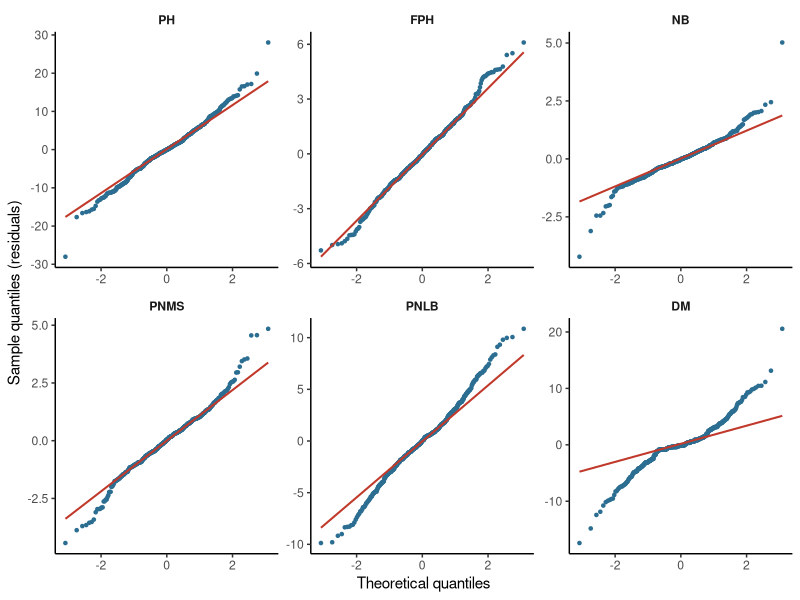
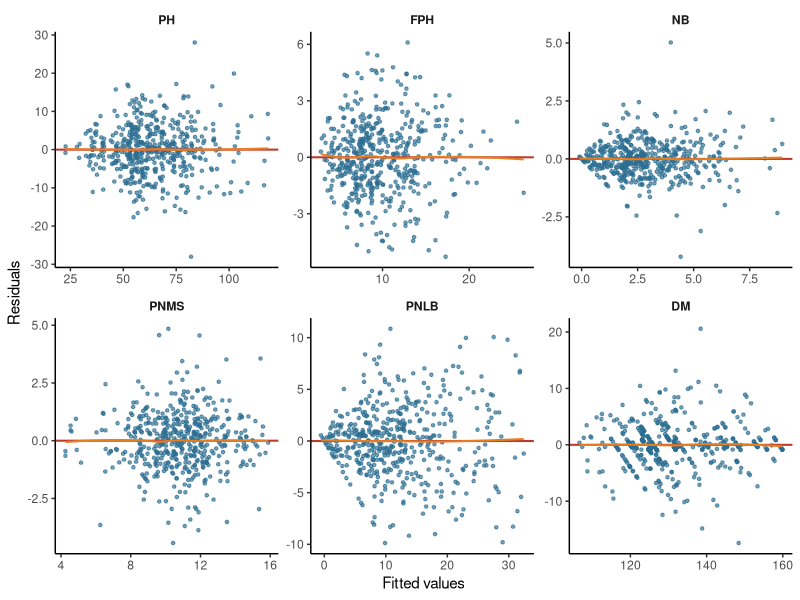
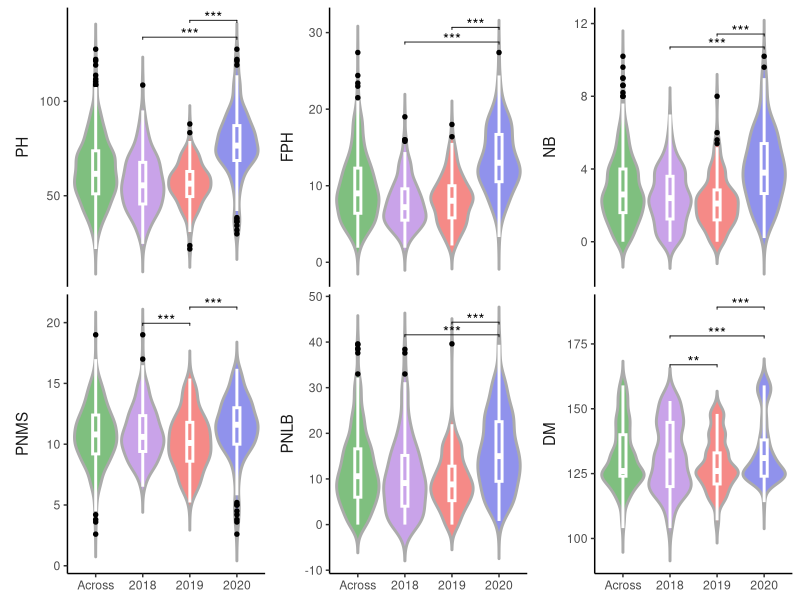

Write the R code that produced these figures, in order.
###############################################################################################
###               Multi-trait selection defines a plant-architecture ideotype               ###
###                           for soybean in the Russian Far East                           ###
###                                                                                         ###
###                                       ----------                                        ###
###                Script 03: Descriptive statistics and analysis of variance               ###
###                                                                                         ###
###                            R script by Yawar Habib, Skoltech                            ###
###           Center for Bio and Medical Technologies, ORCID 0009-0008-1812-3910            ###
###############################################################################################

######### PURPOSE #############################################################################
## Descriptive statistics for the six architecture traits, the combined analysis of variance
## across the three years, the model assumption diagnostics, and the year-to-year comparison
## of trait distributions.
##
## Model: trait ~ Year + Year:Replication + Genotype + Year:Genotype
## Type III sums of squares under the sum-to-zero constraint, because the replication is
## unbalanced (two to three replicates per genotype-year cell) and the genotype x year
## interaction is significant for every trait.

######### DATA ################################################################################
## data/Architecture_63genotypes_2018_2020_clean.csv  (see script 01)

######### OUTPUT ##############################################################################
## Table 1        output/tables/Table_descriptive_statistics_architecture.csv
## Table 2        output/tables/Table_ANOVA_architecture.csv
## Figure 2       output/figures/Figure_trait_distribution_across_years.tiff
## Supplementary  output/figures/Supplementary_QQ_plots.tiff
## Supplementary  output/figures/Supplementary_Residual_vs_Fitted.tiff

######### PREPARATION OF THE WORKING INTERFACE IN R ###########################################
### I. Set working directory
# Set the working directory to the root of this repository, i.e. the folder that contains
# the data/, Scripts/ and output/ folders.
# On RStudio: tab 'Session' -> Set Working Directory -> Choose Directory.

### II. R packages needed for the analysis
# dplyr, tidyr, psych, car, emmeans, ggplot2, ggpubr

### III. Initialisation of the working space
# To erase all graphs
graphics.off()
# To erase objects from the working space - Clean up of the memory
rm(list = ls())
gc()

library(dplyr)
library(tidyr)
library(psych)
library(car)
library(emmeans)
library(ggplot2)
library(ggpubr)

dir.create("output/tables",  recursive = TRUE, showWarnings = FALSE)
dir.create("output/figures", recursive = TRUE, showWarnings = FALSE)

Architecture_data <- read.csv("data/Architecture_63genotypes_2018_2020_clean.csv", header = TRUE) %>%
  mutate(
    Year        = as.factor(Year),
    Replication = as.factor(Replication),
    Genotype    = as.factor(Genotype)
  )

######### CANONICAL TRAIT DEFINITIONS #########################################################
## six traits, DF removed
architecture_traits <- c("Height", "First_pod_height", "No_branches",
                         "No_ProdNodes_MainStem", "No_ProdNodes_LateralBranches",
                         "Vegetation_period")

trait_labels <- c(
  Height                       = "Plant height",
  First_pod_height             = "First pod height",
  No_branches                  = "Number of branches",
  No_ProdNodes_MainStem        = "Productive nodes on main stem",
  No_ProdNodes_LateralBranches = "Productive nodes on lateral branches",
  Vegetation_period            = "Days to maturity"
)

trait_abbreviations <- c(
  Height                       = "PH",
  First_pod_height             = "FPH",
  No_branches                  = "NB",
  No_ProdNodes_MainStem        = "PNMS",
  No_ProdNodes_LateralBranches = "PNLB",
  Vegetation_period            = "DM"
)

str(Architecture_data)

######### DESCRIPTIVE STATISTICS ##############################################################
descriptive_table_for_word <- describe(Architecture_data[, architecture_traits]) %>%
  as.data.frame() %>%
  mutate(
    Trait    = trait_labels[architecture_traits],
    `CV (%)` = round(sd / mean * 100, 2)
  ) %>%
  transmute(
    Trait,
    Mean      = round(mean, 2),
    SD        = round(sd, 2),
    Min       = round(min, 2),
    Max       = round(max, 2),
    Skewness  = round(skew, 2),
    Kurtosis  = round(kurtosis, 2),
    `CV (%)`
  )

descriptive_table_for_word

write.csv(descriptive_table_for_word,
          "output/tables/Table_descriptive_statistics_architecture.csv", row.names = FALSE)

######### COMBINED ANALYSIS OF VARIANCE #######################################################
## Type III sums of squares are only meaningful under sum-to-zero contrasts, so
## the contrast option is set before the models are fitted and restored after.
previous_contrasts <- options(contrasts = c("contr.sum", "contr.poly"))

## store the fitted lm models (needed for both ANOVA tables AND residual diagnostics)
fitted_models <- lapply(architecture_traits, function(trait_name) {
  model_formula <- as.formula(
    paste0(trait_name, " ~ Year + Year:Replication + Genotype + Year:Genotype")
  )
  lm(model_formula, data = Architecture_data)
})
names(fitted_models) <- architecture_traits

combined_anova_results <- lapply(fitted_models, function(m) Anova(m, type = "III"))

options(previous_contrasts)

combined_anova_results[["Height"]]

######### ANOVA SUMMARY TABLE #################################################################
add_stars <- function(p) ifelse(p < 0.001, "***",
                                ifelse(p < 0.01,  "**",
                                       ifelse(p < 0.05,  "*", "")))

source_terms <- c("Year", "Year:Replication", "Genotype", "Year:Genotype")

anova_table_for_word <- lapply(architecture_traits, function(trait_name) {
  tab <- combined_anova_results[[trait_name]]
  ms  <- tab[source_terms, "Sum Sq"] / tab[source_terms, "Df"]
  p   <- tab[source_terms, "Pr(>F)"]
  setNames(paste0(round(ms, 2), add_stars(p)), source_terms)
}) %>%
  bind_rows() %>%
  mutate(Trait = trait_labels[architecture_traits], .before = 1) %>%
  rename(`Replication (Year)` = `Year:Replication`,
         `Genotype x Year`    = `Year:Genotype`)

anova_table_for_word

write.csv(anova_table_for_word,
          "output/tables/Table_ANOVA_architecture.csv", row.names = FALSE)

######### MODEL ASSUMPTION DIAGNOSTICS ########################################################
## (a) Normality of residuals — Shapiro-Wilk per trait + residual skew/kurtosis
normality_check <- lapply(architecture_traits, function(trait_name) {
  res <- residuals(fitted_models[[trait_name]])
  sw  <- shapiro.test(res)
  data.frame(
    Trait            = trait_labels[trait_name],
    Shapiro_W        = round(sw$statistic, 3),
    Shapiro_p        = signif(sw$p.value, 3),
    Residual_skew    = round(psych::skew(res), 2),
    Residual_kurtosis= round(psych::kurtosi(res), 2)
  )
}) %>% bind_rows()
rownames(normality_check) <- NULL
normality_check

## (b) Homogeneity of variance — Levene's test across years (per trait)
homogeneity_check <- lapply(architecture_traits, function(trait_name) {
  lev <- leveneTest(Architecture_data[[trait_name]] ~ Architecture_data$Year)
  data.frame(
    Trait      = trait_labels[trait_name],
    Levene_F   = round(lev$`F value`[1], 3),
    Levene_p   = signif(lev$`Pr(>F)`[1], 3)
  )
}) %>% bind_rows()
rownames(homogeneity_check) <- NULL
homogeneity_check

## extract residuals + fitted values from the six stored models into one long frame
diagnostic_data <- lapply(architecture_traits, function(trait_name) {
  m <- fitted_models[[trait_name]]
  data.frame(
    Trait    = trait_abbreviations[trait_name],
    Residual = residuals(m),
    Fitted   = fitted(m)
  )
}) %>%
  bind_rows() %>%
  mutate(Trait = factor(Trait, levels = trait_abbreviations[architecture_traits]))

## ---- Supplementary Figure: Q-Q plots (normality of residuals) ----
qq_plot_figure <- ggplot(diagnostic_data, aes(sample = Residual)) +
  stat_qq(size = 0.9, colour = "#2C6E91") +
  stat_qq_line(colour = "#C0392B", linewidth = 0.7) +
  facet_wrap(~ Trait, scales = "free", ncol = 3) +
  labs(x = "Theoretical quantiles", y = "Sample quantiles (residuals)") +
  theme_classic(base_size = 11) +
  theme(strip.background = element_blank(),
        strip.text = element_text(face = "bold"),
        panel.grid.minor = element_blank())

qq_plot_figure

## ---- Supplementary Figure: Residual vs Fitted (homogeneity / pattern) ----
resid_fitted_figure <- ggplot(diagnostic_data, aes(x = Fitted, y = Residual)) +
  geom_point(size = 0.9, colour = "#2C6E91", alpha = 0.65) +
  geom_hline(yintercept = 0, colour = "#C0392B", linewidth = 0.7) +
  geom_smooth(method = "loess", se = FALSE, colour = "#E67E22", linewidth = 0.7) +
  facet_wrap(~ Trait, scales = "free", ncol = 3) +
  labs(x = "Fitted values", y = "Residuals") +
  theme_classic(base_size = 11) +
  theme(strip.background = element_blank(),
        strip.text = element_text(face = "bold"),
        panel.grid.minor = element_blank())

resid_fitted_figure

## ---- Save Supplementary Figure: Q-Q plots ----
ggsave(
  filename = "output/figures/Supplementary_QQ_plots.tiff",
  plot     = qq_plot_figure,
  width    = 9,
  height   = 6,
  units    = "in",
  dpi      = 600,
  device   = "tiff",
  compression = "lzw"
)

## ---- Save Supplementary Figure: Residual vs Fitted ----
ggsave(
  filename = "output/figures/Supplementary_Residual_vs_Fitted.tiff",
  plot     = resid_fitted_figure,
  width    = 9,
  height   = 6,
  units    = "in",
  dpi      = 600,
  device   = "tiff",
  compression = "lzw"
)

######### YEAR-TO-YEAR TRAIT DISTRIBUTIONS ####################################################
## long data with duplicated "Across" group, six traits, abbreviated labels
plot_data_combined <- Architecture_data %>%
  select(Year, Genotype, all_of(architecture_traits)) %>%
  pivot_longer(all_of(architecture_traits), names_to = "Trait", values_to = "Value") %>%
  mutate(Year_group = as.character(Year)) %>%
  bind_rows(
    Architecture_data %>%
      select(Year, Genotype, all_of(architecture_traits)) %>%
      pivot_longer(all_of(architecture_traits), names_to = "Trait", values_to = "Value") %>%
      mutate(Year_group = "Across")
  ) %>%
  mutate(
    Year_group = factor(Year_group, levels = c("Across", "2018", "2019", "2020")),
    Trait      = factor(Trait, levels = architecture_traits,
                        labels = trait_abbreviations[architecture_traits])
  )

## Tukey-adjusted pairwise YEAR comparisons (genotype-aware), six traits
year_comparisons <- lapply(architecture_traits, function(trait_name) {
  m   <- lm(as.formula(paste0(trait_name, " ~ Year + Genotype")), data = Architecture_data)
  emm <- emmeans(m, ~ Year)
  pairs(emm, adjust = "tukey") %>% as.data.frame() %>% mutate(Trait = trait_name)
}) %>% bind_rows()

## brackets: SIGNIFICANT ONLY (drop ns entirely)
significance_brackets <- year_comparisons %>%
  mutate(
    group1 = sub("Year(\\d+).*", "\\1", contrast),
    group2 = sub(".*Year(\\d+)$", "\\1", contrast),
    stars  = cut(p.value, breaks = c(-Inf, 0.001, 0.01, 0.05, Inf),
                 labels = c("***", "**", "*", "ns")),
    Trait  = factor(Trait, levels = architecture_traits,
                    labels = trait_abbreviations[architecture_traits])
  ) %>%
  filter(stars != "ns")   ## <-- significant only, no ns, blank where non-significant

## y-positions, stacked per panel
significance_brackets <- significance_brackets %>%
  left_join(
    plot_data_combined %>% group_by(Trait) %>% summarise(ymax = max(Value), .groups = "drop"),
    by = "Trait"
  ) %>%
  group_by(Trait) %>%
  mutate(y_position = ymax * (1.05 + 0.07 * (row_number() - 1))) %>%
  ungroup()

cols <- c("Across" = "#7FBF7F",
          "2018"   = "#C9A3E9",
          "2019"   = "#F58A87",
          "2020"   = "#9092EC")

architecture_violin_figure <- ggplot(plot_data_combined,
                                     aes(x = Year_group, y = Value, fill = Year_group)) +
  geom_violin(aes(fill = Year_group), trim = FALSE, scale = "width",
              colour = "grey67", linewidth = 1.0, show.legend = FALSE) +
  geom_boxplot(width = 0.13, fill = NA, colour = "white",
               linewidth = 1.0, outlier.colour = "black", outlier.size = 1.2) +
  stat_summary(fun = median, geom = "crossbar", width = 0.12,
               colour = "grey45", linewidth = 0.3, fatten = 0) +
  facet_wrap(~ Trait, scales = "free_y", ncol = 3, strip.position = "left") +
  stat_pvalue_manual(significance_brackets,
                     label = "stars",
                     xmin = "group1", xmax = "group2",
                     y.position = "y_position",
                     tip.length = 0.01,
                     inherit.aes = FALSE) +
  scale_fill_manual(values = cols) +
  labs(x = NULL, y = NULL, fill = "Year") +
  theme_classic(base_size = 11) +
  theme(legend.position = "none",
        strip.placement = "outside",
        strip.background = element_blank(),
        strip.text = element_text(size = 11),
        panel.grid.minor = element_blank(),
        panel.grid.major = element_blank())

architecture_violin_figure

ggsave(
  filename = "output/figures/Figure_trait_distribution_across_years.tiff",
  plot     = architecture_violin_figure,
  width    = 12,
  height   = 7,
  units    = "in",
  dpi      = 600,
  device   = "tiff",
  compression = "lzw")

cat("\n=== Descriptive statistics and ANOVA: tables and figures saved to output/ ===\n")
